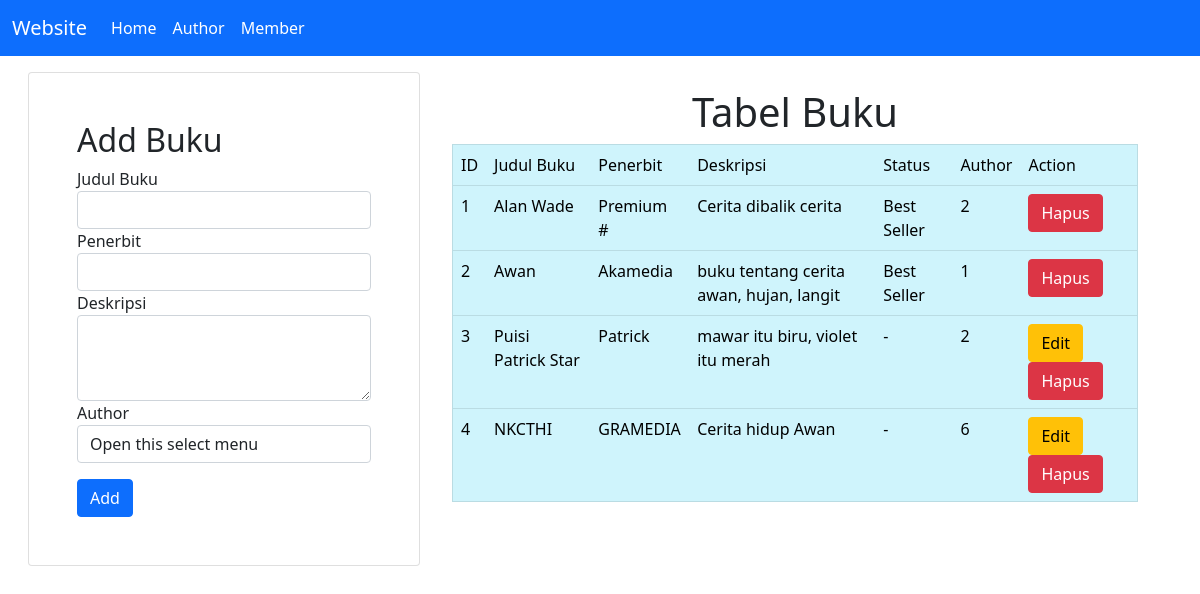
The page / on the database its author committed.
### tables this page shows
CREATE TABLE `buku` (
  `id_buku` int(11) NOT NULL AUTO_INCREMENT,
  `judul_buku` varchar(100) NOT NULL,
  `penerbit` varchar(100) NOT NULL,
  `deskripsi` text NOT NULL,
  `status` varchar(50) NOT NULL,
  `id_author` int(11) NOT NULL,
  PRIMARY KEY (`id_buku`),
  KEY `id_author` (`id_author`),
  CONSTRAINT `buku_ibfk_1` FOREIGN KEY (`id_author`) REFERENCES `author` (`id_author`) ON DELETE CASCADE ON UPDATE CASCADE
);

### conf.php (called while the page is built)
<?php
$db_host = "localhost";
$db_user = "root";
$db_pass = "";
$db_name = "db_lp11";
?>

### includes/DB.class.php (called while the page is built, shortened)
<?php
class DB
{
    var $db_host = "";
    var $db_user = "";
    var $db_pass = "";
    var $db_name = "";
    var $db_link = "";
    var $result = 0;
    function DB($db_host = '', $db_user = '', $db_pass = '', $db_name = '')
    {
        $this->db_host = $db_host;
        $this->db_user = $db_user;
        $this->db_pass = $db_pass;
        $this->db_name = $db_name;
    }
    function open()
    {
        $this->db_link = mysqli_connect($this->db_host, $this->db_user, $this->db_pass, $this->db_name);
    }
    function execute($query = "")
    {
        $this->result = mysqli_query($this->db_link, $query);
        return $this->result;
    }
    function getResult()
    {
        return mysqli_fetch_array($this->result);
    }
}
?>

### includes/Buku.class.php (called while the page is built, shortened)
<?php
class Buku extends DB
{
    function getBuku()
    {
        $query = "SELECT * FROM buku";
        return $this->execute($query);
    }
}
?>

### index.php (the view, shortened to what this page needs)
<?php
include("conf.php");
include("includes/Template.class.php");
include("includes/DB.class.php");
include("includes/Buku.class.php");
$buku = new Buku($db_host, $db_user, $db_pass, $db_name);
$buku->open();
$buku->getBuku();
$status = false;
$data = null;
$no = 1;
while (list($id, $judul, $penerbit, $deskripsi, $status, $id_author) = $buku->getResult()) {
    if ($status == "Best Seller") {
        $data .= "<tr>
            <td>" . $no++ . "</td>
            <td>" . $judul . "</td>
            <td>" . $penerbit . "</td>
            <td>" . $deskripsi . "</td>
            <td>" . $status . "</td>
            <td>" . $id_author . "</td>
            <td>
            <a href='index.php?id_hapus=" . $id . "' class='btn btn-danger' '>Hapus</a>
            </td>
            </tr>";
    }
    else {
        $data .= "<tr>
            <td>" . $no++ . "</td>
            <td>" . $judul . "</td>
            <td>" . $penerbit . "</td>
            <td>" . $deskripsi . "</td>
            <td>" . $status . "</td>
            <td>" . $id_author . "</td>
            <td>
            <a href='index.php?id_edit=" . $id .  "' class='btn btn-warning' '>Edit</a>
            <a href='index.php?id_hapus=" . $id . "' class='btn btn-danger' '>Hapus</a>
            </td>
            </tr>";
    }
}

### includes/Template.class.php (shortened to what this page needs)
<?php
class Template
{
    var $content = '';
    function Template($filename='')
    {
        $this->content = implode('', @file($filename));
    }
    function clear()
    {
        $this->content = preg_replace("/DATA_[A-Z|_|0-9]+/", "", $this->content);
    }
    function write()
    {
        print $this->content;
    }
    function replace($old = '', $new = '')
    {
        if (is_int($new)) {
            $value = sprintf("%d", $new);
        }
        elseif (is_float($new)) {
            $value = sprintf("%f", $new);
        }
        elseif (is_array($new)) {
            $value = '';
            foreach ($new as $item) {
                $value .= $item. ' ';
            }
        }
        else {
            $value = $new;
        }
        $this->content = preg_replace("/$old/", $value, $this->content);
    }
}
?>

### rows shown on the page
buku: judul_buku "Alan Wade", penerbit "Premium #", deskripsi "Cerita dibalik cerita", status "Best Seller", id_author "2"
buku: judul_buku "Awan", penerbit "Akamedia", deskripsi "buku tentang cerita awan, hujan, langit", status "Best Seller", id_author "1"
buku: judul_buku "Puisi Patrick Star", penerbit "Patrick", deskripsi "mawar itu biru, violet itu merah", status "-", id_author "2"
buku: judul_buku "NKCTHI", penerbit "GRAMEDIA", deskripsi "Cerita hidup Awan", status "-", id_author "6"
